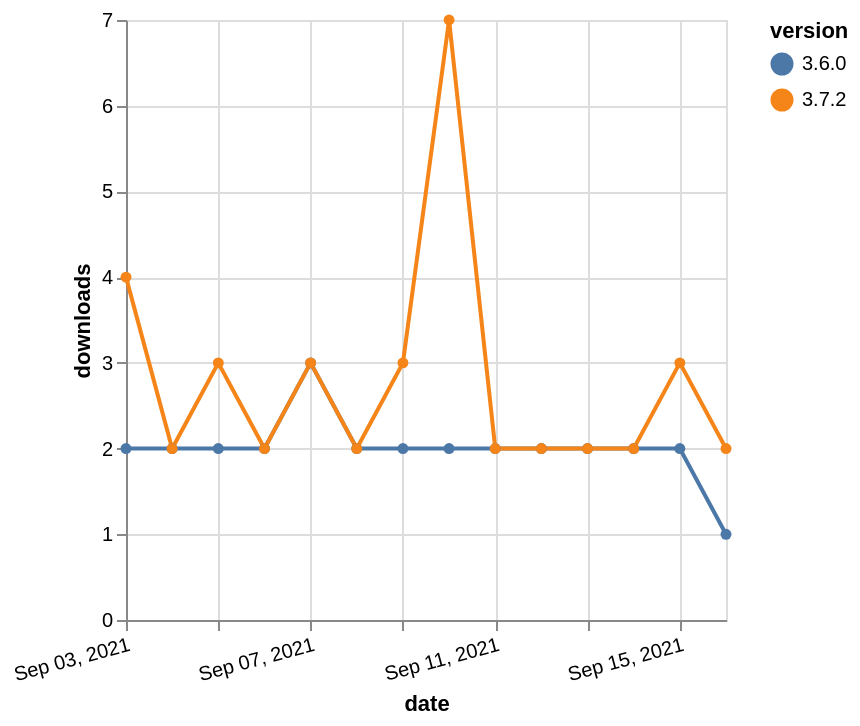

The specification (Vega-Lite) saved for this image:
### Vega-Lite specification from a JSON file in a GitHub repository (floating-point values rounded to 4 significant figures)
{"$schema": "https://vega.github.io/schema/vega-lite/v5.json", "description": "A simple bar chart with embedded data.", "data": {"values": [{"date": "2021-09-03", "total": 2294, "delta": 2, "version": "3.6.0"}, {"date": "2021-09-04", "total": 2296, "delta": 2, "version": "3.6.0"}, {"date": "2021-09-05", "total": 2298, "delta": 2, "version": "3.6.0"}, {"date": "2021-09-06", "total": 2300, "delta": 2, "version": "3.6.0"}, {"date": "2021-09-07", "total": 2303, "delta": 3, "version": "3.6.0"}, {"date": "2021-09-08", "total": 2305, "delta": 2, "version": "3.6.0"}, {"date": "2021-09-09", "total": 2307, "delta": 2, "version": "3.6.0"}, {"date": "2021-09-10", "total": 2309, "delta": 2, "version": "3.6.0"}, {"date": "2021-09-11", "total": 2311, "delta": 2, "version": "3.6.0"}, {"date": "2021-09-12", "total": 2313, "delta": 2, "version": "3.6.0"}, {"date": "2021-09-13", "total": 2315, "delta": 2, "version": "3.6.0"}, {"date": "2021-09-14", "total": 2317, "delta": 2, "version": "3.6.0"}, {"date": "2021-09-15", "total": 2319, "delta": 2, "version": "3.6.0"}, {"date": "2021-09-16", "total": 2320, "delta": 1, "version": "3.6.0"}, {"date": "2021-09-03", "total": 2818, "delta": 4, "version": "3.7.2"}, {"date": "2021-09-04", "total": 2820, "delta": 2, "version": "3.7.2"}, {"date": "2021-09-05", "total": 2823, "delta": 3, "version": "3.7.2"}, {"date": "2021-09-06", "total": 2825, "delta": 2, "version": "3.7.2"}, {"date": "2021-09-07", "total": 2828, "delta": 3, "version": "3.7.2"}, {"date": "2021-09-08", "total": 2830, "delta": 2, "version": "3.7.2"}, {"date": "2021-09-09", "total": 2833, "delta": 3, "version": "3.7.2"}, {"date": "2021-09-10", "total": 2840, "delta": 7, "version": "3.7.2"}, {"date": "2021-09-11", "total": 2842, "delta": 2, "version": "3.7.2"}, {"date": "2021-09-12", "total": 2844, "delta": 2, "version": "3.7.2"}, {"date": "2021-09-13", "total": 2846, "delta": 2, "version": "3.7.2"}, {"date": "2021-09-14", "total": 2848, "delta": 2, "version": "3.7.2"}, {"date": "2021-09-15", "total": 2851, "delta": 3, "version": "3.7.2"}, {"date": "2021-09-16", "total": 2853, "delta": 2, "version": "3.7.2"}]}, "width": "container", "mark": {"type": "line", "point": {"filled": true}}, "encoding": {"x": {"field": "date", "type": "temporal", "timeUnit": "yearmonthdate", "title": "date", "axis": {"labelAngle": -15}}, "y": {"field": "delta", "type": "quantitative", "title": "downloads"}, "color": {"field": "version", "type": "nominal"}, "tooltip": {"field": "delta"}}}
